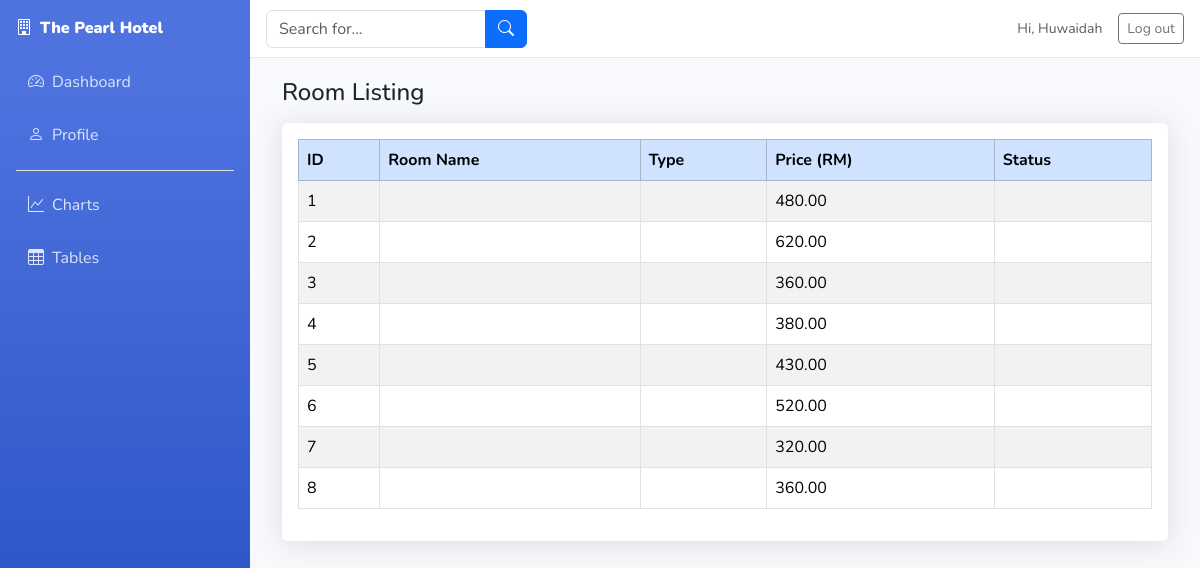
The page /ADMIN/rooms_view.php (signed in) on the database its author committed.
### tables this page shows
CREATE TABLE `rooms` (
  `id` int(11) NOT NULL,
  `name` varchar(100) NOT NULL,
  `beds` varchar(50) NOT NULL,
  `size` varchar(50) NOT NULL,
  `price` decimal(10,2) NOT NULL,
  `image` varchar(255) NOT NULL,
  `total_rooms` int(11) DEFAULT 0
);

### ADMIN/auth.php (called while the page is built, shortened)
<?php
require_once __DIR__ .'/db.php';
function h($s){ return htmlspecialchars($s ?? '', ENT_QUOTES, 'UTF-8'); }
function current_admin(bool $force=false) {
    static $me;
    if ($force || !$me) {
        global $pdo;
        $st = $pdo->prepare("SELECT id, name, email, avatar, created_at, phone FROM admins WHERE id=? LIMIT 1");
        $st->execute([$_SESSION['admin_id']]);
        $me = $st->fetch();
    }
    return $me;
}

### ADMIN/rooms_view.php (the view, shortened to what this page needs)
<?php
require_once __DIR__.'/auth.php';
include __DIR__.'/partials/head.php';
include __DIR__.'/partials/top.php';
$st = $pdo->query("SELECT * FROM rooms ORDER BY id ASC");
$rooms = $st->fetchAll();
?>
<div class="container-fluid">
  <h1 class="h4 mb-3">Room Listing</h1>
  <div class="card p-3">
    <table class="table table-striped table-bordered">
      <thead class="table-primary">
        <tr>
          <th>ID</th>
          <th>Room Name</th>
          <th>Type</th>
          <th>Price (RM)</th>
          <th>Status</th>
        </tr>
      </thead>
      <tbody>
        <?php foreach ($rooms as $r): ?>
        <tr>
          <td><?=h($r['id'])?></td>
          <td><?=h($r['room_name'])?></td>
          <td><?=h($r['type'])?></td>
          <td><?=h($r['price'])?></td>
          <td><?=h($r['status'])?></td>
        </tr>
        <?php endforeach; ?>
      </tbody>
    </table>
  </div>
</div>
<?php include __DIR__.'/partials/foot.php'; ?>

### ADMIN/partials/top.php (shortened to what this page needs)
<?php
require_once __DIR__.'/../auth.php';
$me = current_admin();
?>
<div class="sb-wrap">
  <aside class="sb-side" id="sbSide">
    <div class="sb-brand">
      <i class="bi bi-building"></i> The Pearl Hotel
    </div>
    <nav class="sb-nav nav flex-column">
      <a class="nav-link <?= basename($_SERVER['PHP_SELF']) === 'dashboard.php' ? 'active' : '' ?>" href="dashboard.php">
        <i class="bi bi-speedometer2"></i> Dashboard
      </a>
      <a class="nav-link <?= basename($_SERVER['PHP_SELF']) === 'profile.php' ? 'active' : '' ?>" href="profile.php">
        <i class="bi bi-person"></i> Profile
      </a>
      <div class="border-top my-2 mx-3"></div>
      <a class="nav-link <?= basename($_SERVER['PHP_SELF']) === 'charts.php' ? 'active' : '' ?>" href="charts.php">
        <i class="bi bi-graph-up"></i> Charts
      </a>
      <a class="nav-link <?= basename($_SERVER['PHP_SELF']) === 'tables.php' ? 'active' : '' ?>" href="tables.php">
        <i class="bi bi-table"></i> Tables
      </a>
    </nav>
  </aside>
  <div class="sb-main">
    <div class="sb-top">
      <div class="d-flex align-items-center gap-2">
        <form class="sb-search d-none d-md-block">
          <div class="input-group">
            <input class="form-control" placeholder="Search for...">
            <button class="btn btn-primary" type="button"><i class="bi bi-search"></i></button>
          </div>
        </form>
      </div>
      <div class="d-flex align-items-center gap-3">
        <span class="small text-muted">Hi, <?= h($me['name'] ?? 'Admin') ?></span>
        <a class="btn btn-outline-secondary btn-sm" href="logout.php">Log out</a>
      </div>
    </div>
    <div class="sb-content">

### ADMIN/partials/head.php (style rules this page uses)
:root { --sb-primary:#4e73df; --sb-primary-dark:#2e59d9; --sb-info:#36b9cc; --sb-success:#1cc88a; --sb-warning:#f6c23e; --sb-gray-300:#e3e6f0; --sb-body:#f8f9fc; }
html, body { margin:0; padding:0; background:var(--sb-body); }
body { font-family:'Nunito',sans-serif; }
.sb-wrap { display:flex; min-height:100vh; }
.sb-side { width:250px; background:linear-gradient(180deg,var(--sb-primary) 10%,#224abe 100%); color:#fff; position:sticky; top:0; height:100vh; }
.sb-brand { padding:1rem; font-weight:900; display:flex; align-items:center; gap:.5rem; }
.sb-nav .nav-link { color:#dbe5ff; padding:.65rem 1rem; border-radius:.35rem; margin:.25rem .75rem; display:flex; align-items:center; gap:.5rem; }
.sb-main { flex:1; display:flex; flex-direction:column; }
.sb-top { background:#fff; border-bottom:1px solid var(--sb-gray-300); padding:.6rem 1rem; display:flex; align-items:center; gap:1rem; justify-content:space-between; position:sticky; top:0; z-index:10; }
.sb-search { max-width:560px; flex:1; }
.sb-content { padding:1.25rem; }
.card { border:0; border-radius:.35rem; box-shadow:0 .15rem 1.75rem rgba(58,59,69,.15); }

### rows shown on the page
rooms: id "1", price "480.00"
rooms: id "2", price "620.00"
rooms: id "3", price "360.00"
rooms: id "4", price "380.00"
rooms: id "5", price "430.00"
rooms: id "6", price "520.00"
rooms: id "7", price "320.00"
rooms: id "8", price "360.00"

### other values the page prints
$me['name'] "Huwaidah"
